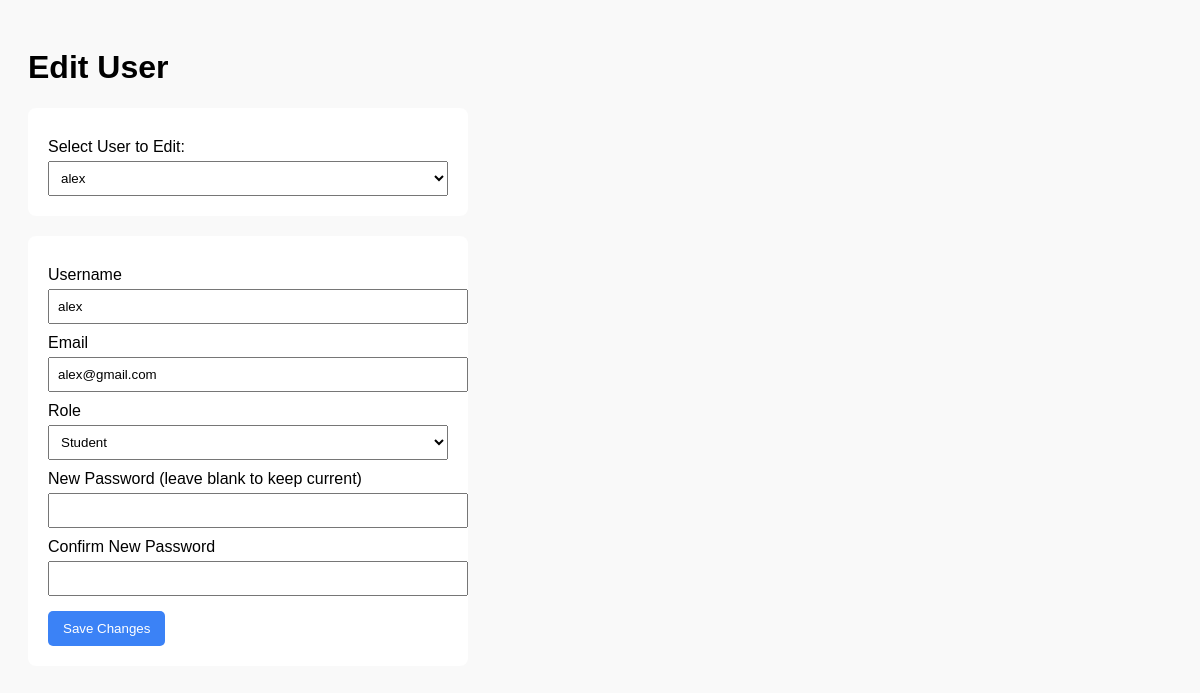
Screenshot of /admin_users.php?user_id=1 (signed in) with the database file from the repository.
### tables this page shows
CREATE TABLE `users_acc` (
  `id` int(11) NOT NULL,
  `username` varchar(50) NOT NULL,
  `email` varchar(100) NOT NULL,
  `password` varchar(255) NOT NULL,
  `first_name` varchar(50) NOT NULL,
  `last_name` varchar(50) NOT NULL,
  `role` enum('student','teacher','admin') DEFAULT 'student',
  `subscription_type` enum('free','pro','university') DEFAULT 'free',
  `university_id` varchar(50) DEFAULT NULL,
  `phone` varchar(20) DEFAULT NULL,
  `profile_image` varchar(255) DEFAULT NULL,
  `email_verified` tinyint(1) DEFAULT 1,
  `status` enum('active','inactive') DEFAULT 'active',
  `created_at` timestamp NOT NULL DEFAULT current_timestamp()
);

### admin_users.php (the view, shortened to what this page needs)
<?php
$pdo = getDbConnection();
$user = null;
$allUsers = $pdo->query("SELECT id, username FROM users_acc ORDER BY username ASC")->fetchAll(PDO::FETCH_ASSOC);
$selectedUserId = $_POST['selected_user_id'] ?? $_GET['user_id'] ?? null;
if ($selectedUserId) {
    $stmt = $pdo->prepare("SELECT id, username, email, role FROM users_acc WHERE id = ?");
    $stmt->execute([$selectedUserId]);
    $user = $stmt->fetch(PDO::FETCH_ASSOC);
}
?>
<!DOCTYPE html>
<html lang="en">
<head>
</head>
<body>
<h1>Edit User</h1>
<form method="POST">
    <label for="selected_user_id">Select User to Edit:</label>
    <select name="selected_user_id" id="selected_user_id" onchange="this.form.submit()" required>
        <?php foreach ($allUsers as $u): ?>
            <option value="<?= $u['id'] ?>" <?= ($selectedUserId == $u['id']) ? 'selected' : '' ?>>
                <?= htmlspecialchars($u['username']) ?>
            </option>
        <?php endforeach; ?>
    </select>
</form>
<?php if ($user): ?>
    <form method="POST">
        <label for="username">Username</label>
        <input id="username" name="username" type="text" required value="<?= htmlspecialchars($user['username']) ?>">
        <label for="email">Email</label>
        <input id="email" name="email" type="email" required value="<?= htmlspecialchars($user['email']) ?>">
        <label for="role">Role</label>
        <select id="role" name="role" required>
            <option value="student" <?= $user['role'] === 'student' ? 'selected' : '' ?>>Student</option>
        </select>
        <label for="new_password">New Password (leave blank to keep current)</label>
        <input id="new_password" name="new_password" type="password">
        <label for="confirm_password">Confirm New Password</label>
        <input id="confirm_password" name="confirm_password" type="password">
        <button type="submit" name="update_user">Save Changes</button>
    </form>
<?php endif; ?>
</body>
</html>

### admin_users.php (style rules this page uses)
body { font-family: Arial, sans-serif; padding: 20px; background: #f9f9f9; }
form { background: white; padding: 20px; border-radius: 8px; max-width: 400px; margin-top: 20px; }
label { display: block; margin-top: 10px; }
input, select { width: 100%; padding: 8px; margin-top: 5px; }
button { margin-top: 15px; padding: 10px 15px; background: #3b82f6; color: white; border: none; border-radius: 5px; cursor: pointer; }

### rows the page displays
users_acc: username "alex", email "alex@gmail.com", role "Student"

### other values shown
form field selected_user_id "alex"
